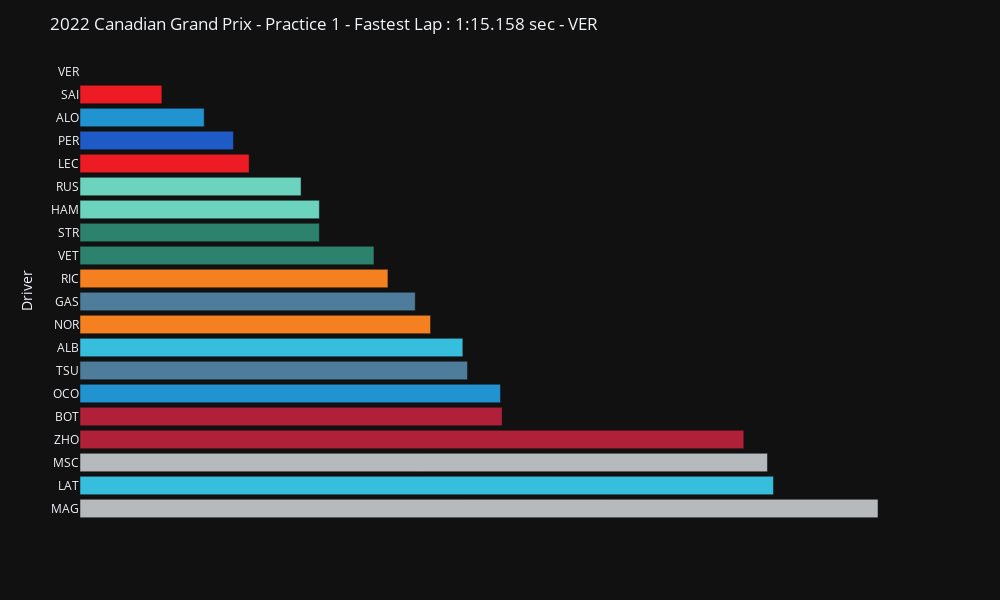

Notebook code for this chart:
### Code cell
fastest_lap_comparison(session.laps.pick_fastest())

### Figure 1 — Plotly figure (JSON) as saved in the notebook; plotly's stock layout.template omitted (floating-point values rounded to 4 significant figures)
{"data": [{"alignmentgroup": "True", "customdata": [[" sec"]], "hovertemplate": "Driver=%{y}<br>Delta=%{customdata[0]}<extra></extra>", "legendgroup": "VER", "marker": {"color": "#1e5bc6", "pattern": {"shape": ""}}, "name": "VER", "offsetgroup": "VER", "orientation": "h", "showlegend": true, "textposition": "auto", "type": "bar", "x": [0], "xaxis": "x", "y": ["VER"], "yaxis": "y"}, {"alignmentgroup": "True", "customdata": [["00.246 sec"]], "hovertemplate": "Driver=%{y}<br>Delta=%{customdata[0]}<extra></extra>", "legendgroup": "SAI", "marker": {"color": "#ed1c24", "pattern": {"shape": ""}}, "name": "SAI", "offsetgroup": "SAI", "orientation": "h", "showlegend": true, "textposition": "auto", "type": "bar", "x": [246000000], "xaxis": "x", "y": ["SAI"], "yaxis": "y"}, {"alignmentgroup": "True", "customdata": [["00.373 sec"]], "hovertemplate": "Driver=%{y}<br>Delta=%{customdata[0]}<extra></extra>", "legendgroup": "ALO", "marker": {"color": "#2293d1", "pattern": {"shape": ""}}, "name": "ALO", "offsetgroup": "ALO", "orientation": "h", "showlegend": true, "textposition": "auto", "type": "bar", "x": [373000000], "xaxis": "x", "y": ["ALO"], "yaxis": "y"}, {"alignmentgroup": "True", "customdata": [["00.461 sec"]], "hovertemplate": "Driver=%{y}<br>Delta=%{customdata[0]}<extra></extra>", "legendgroup": "PER", "marker": {"color": "#1e5bc6", "pattern": {"shape": ""}}, "name": "PER", "offsetgroup": "PER", "orientation": "h", "showlegend": true, "textposition": "auto", "type": "bar", "x": [461000000], "xaxis": "x", "y": ["PER"], "yaxis": "y"}, {"alignmentgroup": "True", "customdata": [["00.508 sec"]], "hovertemplate": "Driver=%{y}<br>Delta=%{customdata[0]}<extra></extra>", "legendgroup": "LEC", "marker": {"color": "#ed1c24", "pattern": {"shape": ""}}, "name": "LEC", "offsetgroup": "LEC", "orientation": "h", "showlegend": true, "textposition": "auto", "type": "bar", "x": [508000000], "xaxis": "x", "y": ["LEC"], "yaxis": "y"}, {"alignmentgroup": "True", "customdata": [["00.664 sec"]], "hovertemplate": "Driver=%{y}<br>Delta=%{customdata[0]}<extra></extra>", "legendgroup": "RUS", "marker": {"color": "#6cd3bf", "pattern": {"shape": ""}}, "name": "RUS", "offsetgroup": "RUS", "orientation": "h", "showlegend": true, "textposition": "auto", "type": "bar", "x": [664000000], "xaxis": "x", "y": ["RUS"], "yaxis": "y"}, {"alignmentgroup": "True", "customdata": [["00.719 sec"]], "hovertemplate": "Driver=%{y}<br>Delta=%{customdata[0]}<extra></extra>", "legendgroup": "STR", "marker": {"color": "#2d826d", "pattern": {"shape": ""}}, "name": "STR", "offsetgroup": "STR", "orientation": "h", "showlegend": true, "textposition": "auto", "type": "bar", "x": [719000000], "xaxis": "x", "y": ["STR"], "yaxis": "y"}, {"alignmentgroup": "True", "customdata": [["00.719 sec"]], "hovertemplate": "Driver=%{y}<br>Delta=%{customdata[0]}<extra></extra>", "legendgroup": "HAM", "marker": {"color": "#6cd3bf", "pattern": {"shape": ""}}, "name": "HAM", "offsetgroup": "HAM", "orientation": "h", "showlegend": true, "textposition": "auto", "type": "bar", "x": [719000000], "xaxis": "x", "y": ["HAM"], "yaxis": "y"}, {"alignmentgroup": "True", "customdata": [["00.883 sec"]], "hovertemplate": "Driver=%{y}<br>Delta=%{customdata[0]}<extra></extra>", "legendgroup": "VET", "marker": {"color": "#2d826d", "pattern": {"shape": ""}}, "name": "VET", "offsetgroup": "VET", "orientation": "h", "showlegend": true, "textposition": "auto", "type": "bar", "x": [883000000], "xaxis": "x", "y": ["VET"], "yaxis": "y"}, {"alignmentgroup": "True", "customdata": [["00.925 sec"]], "hovertemplate": "Driver=%{y}<br>Delta=%{customdata[0]}<extra></extra>", "legendgroup": "RIC", "marker": {"color": "#f58020", "pattern": {"shape": ""}}, "name": "RIC", "offsetgroup": "RIC", "orientation": "h", "showlegend": true, "textposition": "auto", "type": "bar", "x": [925000000], "xaxis": "x", "y": ["RIC"], "yaxis": "y"}, {"alignmentgroup": "True", "customdata": [["01.007 sec"]], "hovertemplate": "Driver=%{y}<br>Delta=%{customdata[0]}<extra></extra>", "legendgroup": "GAS", "marker": {"color": "#4e7c9b", "pattern": {"shape": ""}}, "name": "GAS", "offsetgroup": "GAS", "orientation": "h", "showlegend": true, "textposition": "auto", "type": "bar", "x": [1007000000], "xaxis": "x", "y": ["GAS"], "yaxis": "y"}, {"alignmentgroup": "True", "customdata": [["01.053 sec"]], "hovertemplate": "Driver=%{y}<br>Delta=%{customdata[0]}<extra></extra>", "legendgroup": "NOR", "marker": {"color": "#f58020", "pattern": {"shape": ""}}, "name": "NOR", "offsetgroup": "NOR", "orientation": "h", "showlegend": true, "textposition": "auto", "type": "bar", "x": [1053000000], "xaxis": "x", "y": ["NOR"], "yaxis": "y"}, {"alignmentgroup": "True", "customdata": [["01.150 sec"]], "hovertemplate": "Driver=%{y}<br>Delta=%{customdata[0]}<extra></extra>", "legendgroup": "ALB", "marker": {"color": "#37bedd", "pattern": {"shape": ""}}, "name": "ALB", "offsetgroup": "ALB", "orientation": "h", "showlegend": true, "textposition": "auto", "type": "bar", "x": [1150000000], "xaxis": "x", "y": ["ALB"], "yaxis": "y"}, {"alignmentgroup": "True", "customdata": [["01.164 sec"]], "hovertemplate": "Driver=%{y}<br>Delta=%{customdata[0]}<extra></extra>", "legendgroup": "TSU", "marker": {"color": "#4e7c9b", "pattern": {"shape": ""}}, "name": "TSU", "offsetgroup": "TSU", "orientation": "h", "showlegend": true, "textposition": "auto", "type": "bar", "x": [1164000000], "xaxis": "x", "y": ["TSU"], "yaxis": "y"}, {"alignmentgroup": "True", "customdata": [["01.263 sec"]], "hovertemplate": "Driver=%{y}<br>Delta=%{customdata[0]}<extra></extra>", "legendgroup": "OCO", "marker": {"color": "#2293d1", "pattern": {"shape": ""}}, "name": "OCO", "offsetgroup": "OCO", "orientation": "h", "showlegend": true, "textposition": "auto", "type": "bar", "x": [1263000000], "xaxis": "x", "y": ["OCO"], "yaxis": "y"}, {"alignmentgroup": "True", "customdata": [["01.268 sec"]], "hovertemplate": "Driver=%{y}<br>Delta=%{customdata[0]}<extra></extra>", "legendgroup": "BOT", "marker": {"color": "#b12039", "pattern": {"shape": ""}}, "name": "BOT", "offsetgroup": "BOT", "orientation": "h", "showlegend": true, "textposition": "auto", "type": "bar", "x": [1268000000], "xaxis": "x", "y": ["BOT"], "yaxis": "y"}, {"alignmentgroup": "True", "customdata": [["01.994 sec"]], "hovertemplate": "Driver=%{y}<br>Delta=%{customdata[0]}<extra></extra>", "legendgroup": "ZHO", "marker": {"color": "#b12039", "pattern": {"shape": ""}}, "name": "ZHO", "offsetgroup": "ZHO", "orientation": "h", "showlegend": true, "textposition": "auto", "type": "bar", "x": [1994000000], "xaxis": "x", "y": ["ZHO"], "yaxis": "y"}, {"alignmentgroup": "True", "customdata": [["02.065 sec"]], "hovertemplate": "Driver=%{y}<br>Delta=%{customdata[0]}<extra></extra>", "legendgroup": "MSC", "marker": {"color": "#b6babd", "pattern": {"shape": ""}}, "name": "MSC", "offsetgroup": "MSC", "orientation": "h", "showlegend": true, "textposition": "auto", "type": "bar", "x": [2065000000], "xaxis": "x", "y": ["MSC"], "yaxis": "y"}, {"alignmentgroup": "True", "customdata": [["02.083 sec"]], "hovertemplate": "Driver=%{y}<br>Delta=%{customdata[0]}<extra></extra>", "legendgroup": "LAT", "marker": {"color": "#37bedd", "pattern": {"shape": ""}}, "name": "LAT", "offsetgroup": "LAT", "orientation": "h", "showlegend": true, "textposition": "auto", "type": "bar", "x": [2083000000], "xaxis": "x", "y": ["LAT"], "yaxis": "y"}, {"alignmentgroup": "True", "customdata": [["02.397 sec"]], "hovertemplate": "Driver=%{y}<br>Delta=%{customdata[0]}<extra></extra>", "legendgroup": "MAG", "marker": {"color": "#b6babd", "pattern": {"shape": ""}}, "name": "MAG", "offsetgroup": "MAG", "orientation": "h", "showlegend": true, "textposition": "auto", "type": "bar", "x": [2397000000], "xaxis": "x", "y": ["MAG"], "yaxis": "y"}], "layout": {"barmode": "relative", "height": 600, "legend": {"title": {"text": "Driver"}, "tracegroupgap": 0}, "margin": {"t": 60}, "showlegend": false, "title": {"text": "2022 Canadian Grand Prix - Practice 1 - Fastest Lap : 1:15.158 sec - VER"}, "width": 1000, "xaxis": {"anchor": "y", "domain": [0, 1], "title": {"text": "LapTimeDelta"}, "visible": false}, "yaxis": {"anchor": "x", "categoryarray": ["MAG", "LAT", "MSC", "ZHO", "BOT", "OCO", "TSU", "ALB", "NOR", "GAS", "RIC", "VET", "HAM", "STR", "RUS", "LEC", "PER", "ALO", "SAI", "VER"], "categoryorder": "total descending", "domain": [0, 1], "title": {"text": "Driver"}}}}
